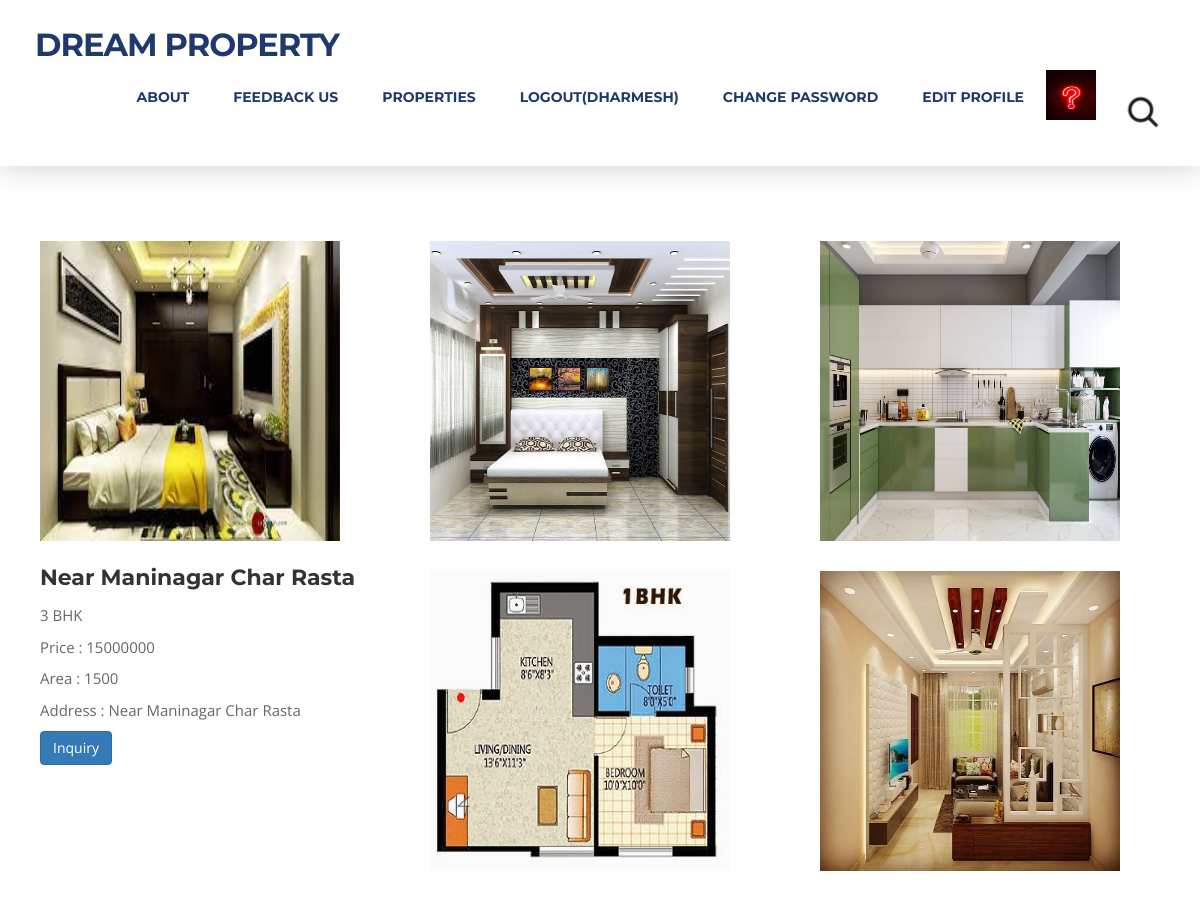
The page /property_details/20/ (signed in) on the database its author committed.
### myapp/models.py (models this page shows, shortened)
class User(models.Model):
	fname=models.CharField(max_length=100)
	lname=models.CharField(max_length=100)
	email=models.CharField(max_length=100)
	mobile=models.IntegerField()
	password=models.CharField(max_length=100)
	cpassword=models.CharField(max_length=100)
	address=models.TextField()
	usertype=models.CharField(max_length=100)
	image=models.ImageField(upload_to="images/",null=True,blank=True)
	verfied=models.BooleanField(default=False)
	admin_status=models.BooleanField(default=False)

class Property(models.Model):
	CHOICE1=(
			('Flat','Flat'),
			('Tenament','Tenament'),
			('Bungalow','Bungalow'),
			('villas','villas'),
		)
	CHOICE2=(
			('1 BHK','1 BHK'),
			('2 BHK','2 BHK'),
			('3 BHK','3 BHK'),
			('4 BHK','4 BHK'),
			('5 BHK','5 BHK'),
			('6 BHK','6 BHK'),
			('7 BHK','7 BHK'),
			('8 BHK','8 BHK'),
		)
	CHOICE3=(
			('Maninagar','Maninagar'),
			('Memnagar','Memnagar'),
			('Bopal','Bopal'),
			('Iskon','Iskon'),
			('Gota','Gota'),
			('Vaishnodevi','Vaishnodevi'),
			('Naranpura','Naranpura'),
			('Sola','Sola'),
			('Thaltej','Thaltej'),
			('Sarkej','Sarkej'),
			('Shilaj','Shilaj'),
			('Navrangpura','Navrangpura'),
			('Gurukul','Gurukul'),
			('Juhapura','Juhapura'),
			('Ambavadi','Ambavadi'),
			('Shivranjani','Shivranjani'),
			('Ghodasar','Ghodasar'),
			('Vastrapur','Vastrapur'),
			('Vastral','Vastral'),
			('K.K Nagar','K.K Nagar'),
		)
	property_seller=models.ForeignKey(User,on_delete=models.CASCADE)
	property_type=models.CharField(max_length=100,choices=CHOICE1)
	property_sub_type=models.CharField(max_length=100,choices=CHOICE2)
	property_location=models.CharField(max_length=100,choices=CHOICE3,default="Bopal")
	property_area=models.CharField(max_length=100)
	property_price=models.CharField(max_length=100)
	property_address=models.TextField()
	property_desc=models.TextField(default="")
	property_image1=models.ImageField(upload_to="images/")
	property_image2=models.ImageField(upload_to="images/")
	property_image3=models.ImageField(upload_to="images/")
	property_image4=models.ImageField(upload_to="images/")
	property_image5=models.ImageField(upload_to="images/")
	status=models.BooleanField(default=False)

### myapp/views.py (the view)
# urls.py: path('property_details/<int:pk>/',views.property_details,name='property_details'),
def property_details(request,pk):
	inquiry_flag=False
	try:
		buyer=User.objects.get(email=request.session['email'])
		property=Property.objects.get(pk=pk)
		try:
			Inquiry.objects.get(buyer=buyer,property=property)
			inquiry_flag=True
		except Exception as e:
			print(e)
		print(inquiry_flag)
		return render(request,'property_details.html',{'property':property,'inquiry_flag':inquiry_flag})
	except:
		msg="Please Login For Proceed"
		return render(request,'login.html',{'msg':msg})

### myapp/templates/property_details.html (shortened to what this page needs)
{% extends 'header.html' %}
{% load static %}
{% block content %}
<!DOCTYPE html>
<html lang="en">
<head>
</head>
<body id="page-top" data-spy="scroll" data-target=".navbar-fixed-top">
  <div id="services">
    <div class="container">
      <div class="section-title">
        <h2>Added Property</h2>
      </div>
      <div class="row">
        <div class="col-md-4">
          <div class="service-media"> <img src="{{property.property_image1.url}}" alt=" " style="width:300px;height: 300px;"> </div>
          <div class="service-desc">
            <h3>{{property.property_address}}</h3>
            <p>{{property.property_sub_type}}</p>
            <p>Price : {{property.property_price}}</p>
            <p>Area : {{property.property_area}}</p>
            <p>Address : {{property.property_address}}</p>
            {% if inquiry_flag %}
              <p><a href="#"><input type="button" name="inquiry" value="Inquiry Sent" class="btn btn-danger" disabled></p>
            {% else %}
              <p><a href="{% url 'property_inquiry_flats' pk=property.pk %}"><input type="button" name="inquiry" value="Inquiry" class="btn btn-primary"></p>
            {% endif %}
          </div>
        </div>
        <div class="col-md-4">
          <div class="service-media"> <img src="{{property.property_image2.url}}" alt=" " style="width:300px;height: 300px;"> </div>
        </div>
        <div class="col-md-4">
          <div class="service-media"> <img src="{{property.property_image3.url}}" alt=" " style="width:300px;height: 300px;"> </div>
        </div>
        <div class="col-md-4">
          <div class="service-media"> <img src="{{property.property_image4.url}}" alt=" " style="width:300px;height: 300px;"> </div>
        </div>
        <div class="col-md-4">
          <div class="service-media"> <img src="{{property.property_image5.url}}" alt=" " style="width:300px;height: 300px;"> </div>
        </div>
      </div>
    </div>
  </div>
</body>
</html>
{% endblock %}

### myapp/templates/header.html (shortened to what this page needs)
{% load static %}
<!DOCTYPE html>
<html lang="en">
<head>
<link rel="stylesheet" type="text/css"  href="{% static 'css/bootstrap.css' %}">
<link rel="stylesheet" type="text/css" href="{% static 'fonts/font-awesome/css/font-awesome.css' %}">
<link rel="stylesheet" type="text/css" href="{% static 'css/style.css' %}">
<link rel="stylesheet" type="text/css" href="{% static 'css/nivo-lightbox/nivo-lightbox.css' %}">
<link rel="stylesheet" type="text/css" href="{% static 'css/nivo-lightbox/default.css' %}">
</head>
<body id="page-top" data-spy="scroll" data-target=".navbar-fixed-top">
<nav id="menu" class="navbar navbar-default navbar-fixed-top">
  <div class="container">
    <div class="navbar-header">
      <a class="navbar-brand page-scroll" href="/">Dream Property</a>
    </div>
    <div class="collapse navbar-collapse" id="bs-example-navbar-collapse-1">
      <ul class="nav navbar-nav navbar-right">
        <li><a href="#about" class="page-scroll">About</a></li>
        <li><a href="{% url 'contact' %}">Feedback Us</a></li>
        {% if request.session.email %}
          <li><a href="{% url 'properties' %}" class="page-scroll">Properties</a></li>
          <li><a href="{% url 'logout' %}">Logout({{request.session.fname}})</a></li>
          <li><a href="{% url 'change_password' %}">Change Password</a></li>
          <li><a href="{% url 'profile' %}">Edit Profile</a></li>
          <li><img src="{{request.session.image}}" width="50px" height="50px"></li>
          <li><a href="{% url 'search' %}"><img src="{% static 'search.jpg' %}" height="50" width="50"></a></li>
        {% else %}
          <li><a href="{% url 'signup' %}">Sign Up</a></li>
          <li><a href="{% url 'login' %}">Login</a></li>
        {% endif %}
      </ul>
    </div>
  </div>
</nav>
{% block content %}
{% endblock %}
</body>
</html>

### myapp/static/css/style.css (style rules this page uses)
body, html { font-family: 'Open Sans', sans-serif; text-rendering: optimizeLegibility !important; -webkit-font-smoothing: antialiased !important; color: #666; font-weight: 400; width: 100% !important; height: 100% !important; }
h2 { font-family: 'Montserrat', sans-serif; margin: 0 0 20px 0; font-weight: 700; font-size: 32px; color: #333; }
h3 { font-family: 'Montserrat', sans-serif; font-size: 22px; font-weight: 700; color: #333; }
p { font-size: 15px; }
a { color: #1f386e; font-weight: 400; }
ul, ol { list-style: none; }
ul, ol { padding: 0; webkit-padding: 0; moz-padding: 0; }
#menu { padding: 20px; transition: all 0.8s; }
#menu.navbar-default { background-color: #fff; border-color: rgba(231, 231, 231, 0); box-shadow: 0 0 30px rgba(0,0,0,0.2) }
#menu a.navbar-brand { font-family: 'Montserrat', sans-serif; font-size: 32px; font-weight: 700; color: #1f386e; text-transform: uppercase; letter-spacing: -1px; }
#menu.navbar-default .navbar-nav > li > a { font-family: 'Montserrat', sans-serif; text-transform: uppercase; color: #1f386e; font-size: 14px; font-weight: 700; padding: 8px 2px; border-radius: 0; margin: 9px 20px 0 20px; }
.section-title { margin-bottom: 70px; }
.section-title h2 { position: relative; margin-top: 10px; margin-bottom: 15px; padding-bottom: 15px; border-bottom: 1px solid rgba(0, 0, 0, 0.09); }
.section-title h2::after { position: absolute; content: ""; background-color: #e52f3c; height: 3px; width: 50px; bottom: -1px; left: 0; }
#services { padding: 100px 0; }
#services .service-media { margin: 10px; }
#services .service-media img { position: relative; display: block; width: 100%; height: auto; }
#services .service-desc { margin: 10px 10px 20px; }
#services h3 { font-weight: 700; padding: 5px 0; }

### rows shown on the page
User: session.fname "DHARMESH"
Property: property_image1 (picture), property_address "Near Maninagar Char Rasta", property_sub_type "3 BHK", property_price "15000000", property_area "1500", property_image2 (picture), property_image3 (picture), property_image4 (picture), property_image5 (picture)
